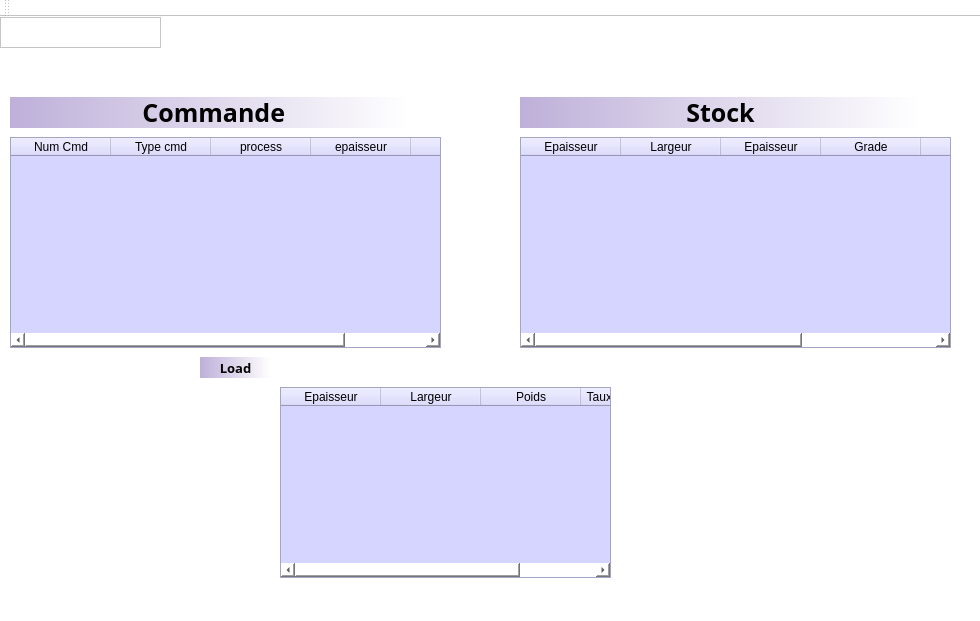
<?xml version="1.0" encoding="UTF-8"?>
<ui version="4.0">
 <class>MainWindow</class>
 <widget class="QMainWindow" name="MainWindow">
  <property name="geometry">
   <rect>
    <x>0</x>
    <y>0</y>
    <width>980</width>
    <height>621</height>
   </rect>
  </property>
  <property name="font">
   <font>
    <italic>false</italic>
   </font>
  </property>
  <property name="windowTitle">
   <string>MainWindow</string>
  </property>
  <property name="styleSheet">
   <string notr="true">background-color: rgb(255, 255, 255);</string>
  </property>
  <widget class="QWidget" name="centralwidget">
   <widget class="QTableWidget" name="tableWidget">
    <property name="geometry">
     <rect>
      <x>10</x>
      <y>120</y>
      <width>431</width>
      <height>211</height>
     </rect>
    </property>
    <property name="styleSheet">
     <string notr="true">background-color: rgb(213, 213, 255);
font: 75 8pt &quot;Verdana&quot;;
</string>
    </property>
    <column>
     <property name="text">
      <string>Num Cmd</string>
     </property>
    </column>
    <column>
     <property name="text">
      <string>Type cmd</string>
     </property>
    </column>
    <column>
     <property name="text">
      <string>process</string>
     </property>
    </column>
    <column>
     <property name="text">
      <string>epaisseur</string>
     </property>
    </column>
    <column>
     <property name="text">
      <string>largeur</string>
     </property>
    </column>
   </widget>
   <widget class="QPushButton" name="pushButton_2">
    <property name="geometry">
     <rect>
      <x>200</x>
      <y>340</y>
      <width>71</width>
      <height>21</height>
     </rect>
    </property>
    <property name="font">
     <font>
      <family>Segoe Print</family>
      <pointsize>10</pointsize>
      <weight>75</weight>
      <bold>true</bold>
     </font>
    </property>
    <property name="styleSheet">
     <string notr="true">background-color: qlineargradient(spread:pad, x1:0, y1:0, x2:1, y2:0, stop:0 rgba(190, 176, 217, 255), stop:1 rgba(255, 255, 255, 255));
border-right-color: rgb(229, 202, 255);
border-bottom-color: rgb(158, 158, 255);
border-radius:30px;
</string>
    </property>
    <property name="text">
     <string>Load</string>
    </property>
   </widget>
   <widget class="QLabel" name="label">
    <property name="geometry">
     <rect>
      <x>10</x>
      <y>80</y>
      <width>401</width>
      <height>31</height>
     </rect>
    </property>
    <property name="font">
     <font>
      <family>Segoe Print</family>
      <pointsize>19</pointsize>
      <weight>75</weight>
      <bold>true</bold>
     </font>
    </property>
    <property name="styleSheet">
     <string notr="true">background-color: qlineargradient(spread:pad, x1:0, y1:0, x2:1, y2:0, stop:0 rgba(190, 176, 217, 255), stop:1 rgba(255, 255, 255, 255));</string>
    </property>
    <property name="text">
     <string> Commande</string>
    </property>
    <property name="alignment">
     <set>Qt::AlignCenter</set>
    </property>
   </widget>
   <widget class="QLabel" name="label_2">
    <property name="geometry">
     <rect>
      <x>520</x>
      <y>80</y>
      <width>401</width>
      <height>31</height>
     </rect>
    </property>
    <property name="font">
     <font>
      <family>Segoe Print</family>
      <pointsize>19</pointsize>
      <weight>75</weight>
      <bold>true</bold>
     </font>
    </property>
    <property name="styleSheet">
     <string notr="true">background-color: qlineargradient(spread:pad, x1:0, y1:0, x2:1, y2:0, stop:0 rgba(190, 176, 217, 255), stop:1 rgba(255, 255, 255, 255));</string>
    </property>
    <property name="text">
     <string>Stock</string>
    </property>
    <property name="alignment">
     <set>Qt::AlignCenter</set>
    </property>
   </widget>
   <widget class="QTableWidget" name="tableWidget_2">
    <property name="geometry">
     <rect>
      <x>520</x>
      <y>120</y>
      <width>431</width>
      <height>211</height>
     </rect>
    </property>
    <property name="styleSheet">
     <string notr="true">background-color: rgb(213, 213, 255);
font: 75 8pt &quot;Verdana&quot;;
</string>
    </property>
    <column>
     <property name="text">
      <string>Epaisseur</string>
     </property>
     <property name="background">
      <color>
       <red>172</red>
       <green>174</green>
       <blue>200</blue>
      </color>
     </property>
    </column>
    <column>
     <property name="text">
      <string>Largeur</string>
     </property>
    </column>
    <column>
     <property name="text">
      <string>Epaisseur</string>
     </property>
    </column>
    <column>
     <property name="text">
      <string>Grade</string>
     </property>
    </column>
    <column>
     <property name="text">
      <string>submit</string>
     </property>
    </column>
    <column>
     <property name="text">
      <string/>
     </property>
    </column>
   </widget>
   <widget class="QTextEdit" name="textEdit">
    <property name="geometry">
     <rect>
      <x>0</x>
      <y>0</y>
      <width>161</width>
      <height>31</height>
     </rect>
    </property>
    <property name="styleSheet">
     <string notr="true">border-image: url(:/images/Logo_-_Maghreb_Steel_(1).jpg);</string>
    </property>
   </widget>
   <widget class="QTableWidget" name="tableWidget_3">
    <property name="geometry">
     <rect>
      <x>280</x>
      <y>370</y>
      <width>331</width>
      <height>191</height>
     </rect>
    </property>
    <property name="styleSheet">
     <string notr="true">background-color: rgb(213, 213, 255);
font: 75 8pt &quot;Verdana&quot;;
</string>
    </property>
    <column>
     <property name="text">
      <string>Epaisseur</string>
     </property>
    </column>
    <column>
     <property name="text">
      <string>Largeur</string>
     </property>
    </column>
    <column>
     <property name="text">
      <string>Poids</string>
     </property>
    </column>
    <column>
     <property name="text">
      <string>Taux de chute %</string>
     </property>
    </column>
   </widget>
  </widget>
  <widget class="QToolBar" name="toolBar">
   <property name="windowTitle">
    <string>toolBar</string>
   </property>
   <attribute name="toolBarArea">
    <enum>TopToolBarArea</enum>
   </attribute>
   <attribute name="toolBarBreak">
    <bool>false</bool>
   </attribute>
  </widget>
 </widget>
 <resources>
  <include location="resources.qrc"/>
 </resources>
 <connections/>
</ui>
